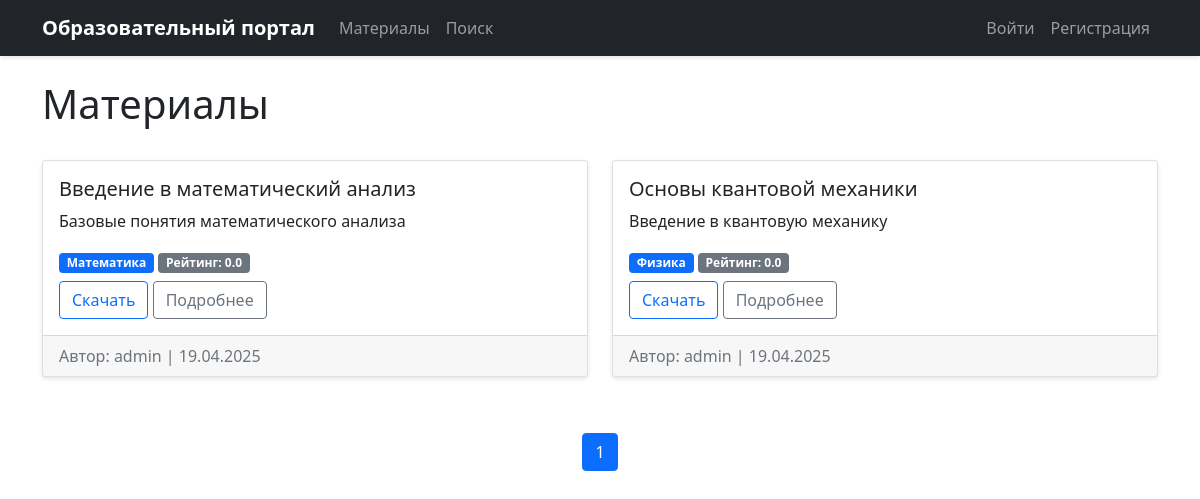
The page /materials on the database its author committed.
### app/models/material.py (models this page shows, shortened)
class Material(db.Model):
    __tablename__ = 'materials'
    id = db.Column(db.Integer, primary_key=True)
    title = db.Column(db.String(120), nullable=False)
    description = db.Column(db.Text)
    file_url = db.Column(db.String(500))  # Ссылка на Google Drive
    status = db.Column(db.String(20), default='unapproved')  # unapproved/approved/rejected
    created_at = db.Column(db.DateTime, default=datetime.utcnow)
    author_id = db.Column(db.Integer, db.ForeignKey('users.id'), nullable=False)
    category_id = db.Column(db.Integer, db.ForeignKey('categories.id'))
    ratings = db.relationship('Rating', backref='material', lazy='dynamic')
    def average_rating(self):
        ratings = self.ratings.all()
        if not ratings:
            return 0
        return sum(rating.value for rating in ratings) / len(ratings)

### app/models/category.py (models this page shows, shortened)
class Category(db.Model):
    __tablename__ = 'categories'
    id = db.Column(db.Integer, primary_key=True)
    name = db.Column(db.String(50), unique=True, nullable=False)
    materials = db.relationship('Material', backref='category', lazy=True)

### app/models/user.py (models this page shows, shortened)
class User(UserMixin, db.Model):
    __tablename__ = 'users'
    id = db.Column(db.Integer, primary_key=True)
    username = db.Column(db.String(64), unique=True, nullable=False)
    password_hash = db.Column(db.String(128))
    role = db.Column(db.String(20), default='user')  # user/moderator/admin
    materials = db.relationship('Material', backref='author', lazy=True)
    ratings = db.relationship('Rating', backref='user', lazy=True)

### app/routes/material_routes.py (the view)
@bp.route('/materials')
def list():
    page = request.args.get('page', 1, type=int)
    category_id = request.args.get('category_id', type=int)
    query = Material.query.filter_by(status='approved')
    if category_id:
        query = query.filter_by(category_id=category_id)
    materials = query.paginate(page=page, per_page=10)
    return render_template('materials/list.html', materials=materials)

### app/templates/materials/list.html (shortened to what this page needs)
{% extends "base.html" %}
{% block content %}
<div class="row mb-4">
    <div class="col">
        <h1>Материалы</h1>
    </div>
</div>
<div class="row">
    {% for material in materials.items %}
    <div class="col-md-6 mb-4">
        <div class="card h-100">
            <div class="card-body">
                <h5 class="card-title">{{ material.title }}</h5>
                <p class="card-text">{{ material.description }}</p>
                <div class="mb-2">
                    <span class="badge bg-primary">{{ material.category.name }}</span>
                    <span class="badge bg-secondary">Рейтинг: {{ "%.1f"|format(material.average_rating()) }}</span>
                </div>
                <a href="{{ material.file_url }}" class="btn btn-outline-primary" target="_blank">Скачать</a>
                <a href="{{ url_for('material.detail', id=material.id) }}" class="btn btn-outline-secondary">Подробнее</a>
            </div>
            <div class="card-footer text-muted">
                Автор: {{ material.author.username }} | {{ material.created_at.strftime('%d.%m.%Y') }}
            </div>
        </div>
    </div>
    {% endfor %}
</div>
<nav aria-label="Page navigation">
    <ul class="pagination justify-content-center">
        {% for page in materials.iter_pages() %}
            {% if page %}
                <li class="page-item {% if page == materials.page %}active{% endif %}">
                    <a class="page-link" href="{{ url_for('material.list', page=page) }}">{{ page }}</a>
                </li>
            {% else %}
                <li class="page-item disabled">
                    <span class="page-link">...</span>
                </li>
            {% endif %}
        {% endfor %}
    </ul>
</nav>
{% endblock %}

### app/static/css/main.css (style rules this page uses)
body { background-color: #f8f9fa; }
.card { box-shadow: 0 2px 4px rgba(0, 0, 0, 0.1); transition: transform 0.2s; }
.btn { border-radius: 4px; }
.card-footer { background-color: #fff; border-top: 1px solid rgba(0, 0, 0, 0.125); }
.pagination { margin-top: 2rem; }
.page-link { color: #007bff; }
.page-item.active .page-link { background-color: #007bff; border-color: #007bff; }
.badge { padding: 0.5em 0.75em; font-weight: 500; }

### rows shown on the page
Material: title "Введение в математический анализ", description "Базовые понятия математического анализа", category.name "Математика", average_rating "0.0", author.username "admin", created_at "19.04.2025"
Material: title "Основы квантовой механики", description "Введение в квантовую механику", category.name "Физика", average_rating "0.0", author.username "admin", created_at "19.04.2025"

### other values the page prints
{{ page }} "1"
